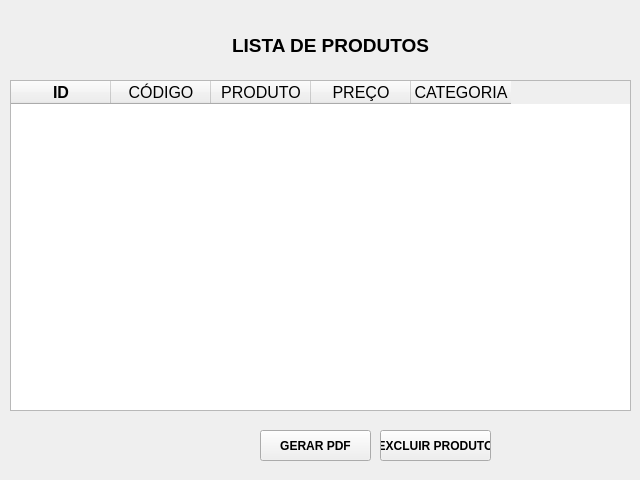
<?xml version="1.0" encoding="UTF-8"?>
<ui version="4.0">
 <class>Frame</class>
 <widget class="QFrame" name="Frame">
  <property name="geometry">
   <rect>
    <x>0</x>
    <y>0</y>
    <width>640</width>
    <height>480</height>
   </rect>
  </property>
  <property name="windowTitle">
   <string>Frame</string>
  </property>
  <widget class="QPushButton" name="btnPDF">
   <property name="geometry">
    <rect>
     <x>260</x>
     <y>430</y>
     <width>111</width>
     <height>31</height>
    </rect>
   </property>
   <property name="font">
    <font>
     <weight>75</weight>
     <bold>true</bold>
    </font>
   </property>
   <property name="text">
    <string>GERAR PDF</string>
   </property>
  </widget>
  <widget class="QTableWidget" name="tableProdutos">
   <property name="geometry">
    <rect>
     <x>10</x>
     <y>80</y>
     <width>621</width>
     <height>331</height>
    </rect>
   </property>
   <property name="font">
    <font>
     <pointsize>12</pointsize>
    </font>
   </property>
   <property name="styleSheet">
    <string notr="true">color:black;
</string>
   </property>
   <property name="showGrid">
    <bool>true</bool>
   </property>
   <property name="gridStyle">
    <enum>Qt::SolidLine</enum>
   </property>
   <property name="sortingEnabled">
    <bool>false</bool>
   </property>
   <column>
    <property name="text">
     <string>ID</string>
    </property>
    <property name="font">
     <font>
      <weight>75</weight>
      <bold>true</bold>
     </font>
    </property>
   </column>
   <column>
    <property name="text">
     <string>CÓDIGO</string>
    </property>
   </column>
   <column>
    <property name="text">
     <string>PRODUTO</string>
    </property>
   </column>
   <column>
    <property name="text">
     <string>PREÇO</string>
    </property>
   </column>
   <column>
    <property name="text">
     <string>CATEGORIA</string>
    </property>
   </column>
  </widget>
  <widget class="QLabel" name="label">
   <property name="geometry">
    <rect>
     <x>220</x>
     <y>30</y>
     <width>221</width>
     <height>31</height>
    </rect>
   </property>
   <property name="font">
    <font>
     <family>Arial</family>
     <pointsize>14</pointsize>
     <weight>75</weight>
     <bold>true</bold>
    </font>
   </property>
   <property name="text">
    <string>LISTA DE PRODUTOS</string>
   </property>
   <property name="alignment">
    <set>Qt::AlignCenter</set>
   </property>
  </widget>
  <widget class="QPushButton" name="btnExcluir">
   <property name="geometry">
    <rect>
     <x>380</x>
     <y>430</y>
     <width>111</width>
     <height>31</height>
    </rect>
   </property>
   <property name="font">
    <font>
     <weight>75</weight>
     <bold>true</bold>
    </font>
   </property>
   <property name="text">
    <string>EXCLUIR PRODUTO</string>
   </property>
  </widget>
 </widget>
 <resources/>
 <connections/>
</ui>
